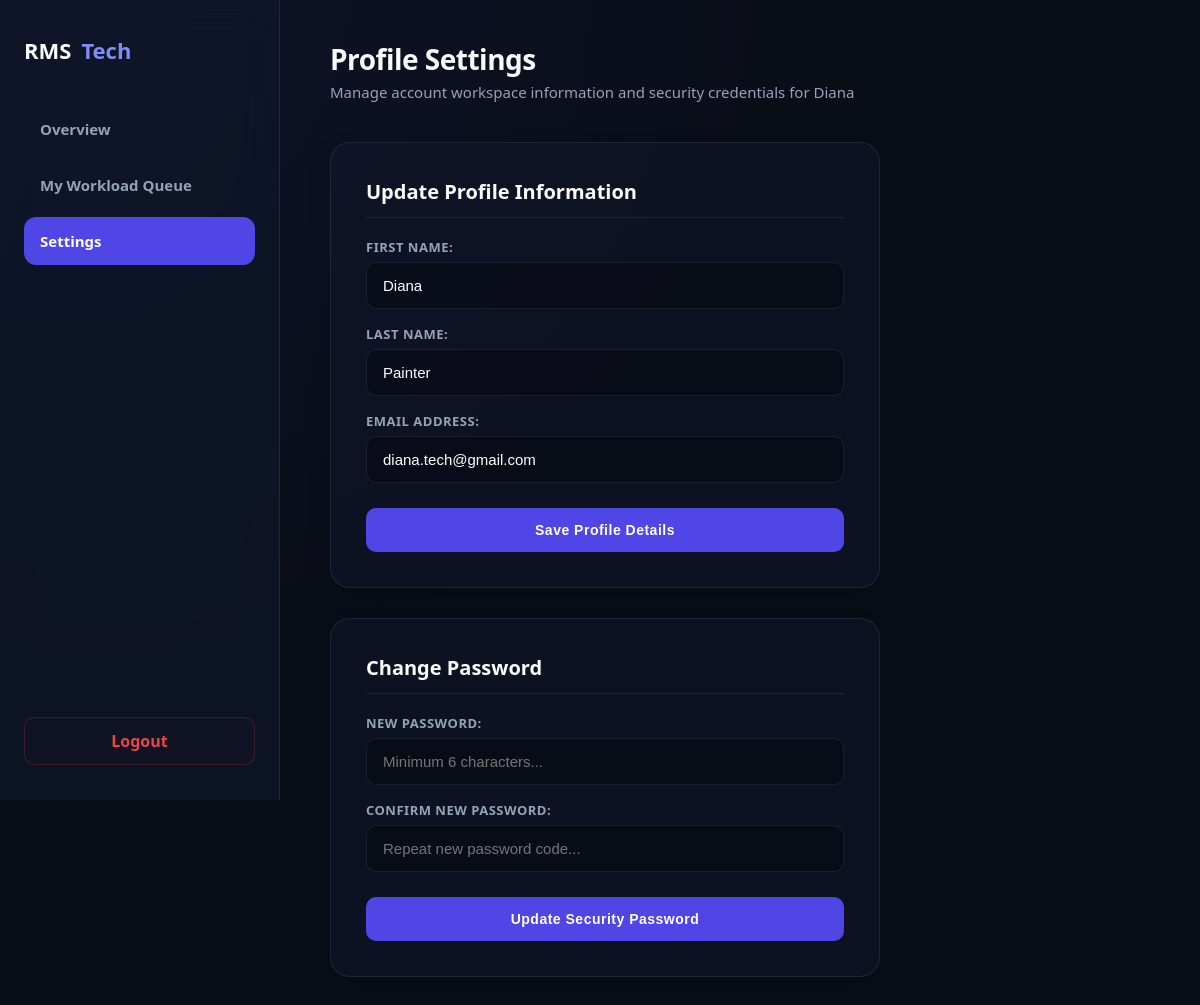
/technician/profile_settings.php (signed in), run on the app's committed database.
### tables this page shows
CREATE TABLE `technicians` (
  `id` int(11) NOT NULL,
  `first_name` varchar(50) NOT NULL,
  `last_name` varchar(50) NOT NULL,
  `email` varchar(100) NOT NULL,
  `password` varchar(255) NOT NULL,
  `availability_status` varchar(50) DEFAULT 'Available'
);

### technician/profile_settings.php (the view, shortened to what this page needs)
<?php
include "../config/db.php";
$tech_id = $_SESSION['user_id'];
$tech_profile = $conn->query("SELECT * FROM technicians WHERE id='$tech_id'")->fetch_assoc();
$first = $tech_profile['first_name'] ?? $tech_profile['firstname'] ?? '';
$last = $tech_profile['last_name'] ?? $tech_profile['lastname'] ?? '';
$email_val = $tech_profile['email'] ?? '';
if (!empty($first)) {
    $tech_name = htmlspecialchars(ucfirst(trim($first)));
} else {
    $tech_name = 'Technician';
}
?>
<!DOCTYPE html>
<html lang="en">
<head>
</head>
<body>
    <nav class="sidebar">
        <div>
            <a href="dashboard.php" class="sidebar-brand">RMS <span>Tech</span></a>
            <div class="menu">
                <a href="dashboard.php" class="menu-link">Overview</a>
                <a href="dashboard.php" class="menu-link">My Workload Queue</a>
                <a href="profile_settings.php" class="menu-link active">Settings</a>
            </div>
        </div>
        <div class="sidebar-footer" style="width:100%;">
            <a href="../auth/logout.php">Logout</a>
        </div>
    </nav>
    <main class="main">
        <div class="topbar">
            <div class="welcome">
                <h1>Profile Settings</h1>
                <p>Manage account workspace information and security credentials for <?php echo $tech_name; ?></p>
            </div>
        </div>
        <div class="settings-container">
            <div class="settings-card">
                <h2>Update Profile Information</h2>
                <form method="POST" action="profile_settings.php">
                    <label for="first_name">First Name:</label>
                    <input type="text" id="first_name" name="first_name" value="<?php echo htmlspecialchars($first); ?>" required>
                    <label for="last_name">Last Name:</label>
                    <input type="text" id="last_name" name="last_name" value="<?php echo htmlspecialchars($last); ?>" required>
                    <label for="email">Email Address:</label>
                    <input type="email" id="email" name="email" value="<?php echo htmlspecialchars($email_val); ?>" required>
                    <button type="submit">Save Profile Details</button>
                </form>
            </div>
            <div class="settings-card">
                <h2>Change Password</h2>
                <form method="POST" action="profile_settings.php">
                    <label for="new_password">New Password:</label>
                    <input type="password" id="new_password" name="new_password" placeholder="Minimum 6 characters..." required>
                    <label for="confirm_password">Confirm New Password:</label>
                    <input type="password" id="confirm_password" name="confirm_password" placeholder="Repeat new password code..." required>
                    <button type="submit">Update Security Password</button>
                </form>
            </div>
        </div>
    </main>
</body>
</html>

### technician/profile_settings.php (style rules this page uses)
:root { --primary: #4f46e5; --primary-hover: #6366f1; --dark-bg: #090d16; --card-surface: rgba(15, 23, 42, 0.6); --text-main: #f8fafc; --text-muted: #94a3b8; --border-color: rgba(255, 255, 255, 0.08); --transition: all 0.3s cubic-bezier(0.4, 0, 0.2, 1); }
* { margin: 0; padding: 0; box-sizing: border-box; }
body { font-family: system-ui, -apple-system, BlinkMacSystemFont, sans-serif; background: var(--dark-bg); background-image: radial-gradient(at 0% 0%, rgba(79, 70, 229, 0.1) 0px, transparent 50%); color: var(--text-main); display: flex; min-height: 100vh; }
.sidebar { width: 280px; background: rgba(15, 23, 42, 0.7); backdrop-filter: blur(20px); border-right: 1px solid var(--border-color); display: flex; flex-direction: column; justify-content: space-between; padding: 35px 24px; position: fixed; height: 100vh; left: 0; top: 0; z-index: 100; }
.sidebar-brand { font-size: 22px; font-weight: 800; display: flex; align-items: center; gap: 10px; color: white; text-decoration: none; }
.sidebar-brand span { color: #818cf8; }
.menu { display: flex; flex-direction: column; gap: 8px; margin-top: 40px; flex-grow: 1; }
.menu-link { display: flex; align-items: center; gap: 12px; color: #94a3b8; text-decoration: none; padding: 14px 16px; font-weight: 600; font-size: 15px; border-radius: 12px; cursor: pointer; transition: var(--transition); }
.menu-link:hover, .menu-link.active { background: rgba(255, 255, 255, 0.05); color: white; }
.menu-link.active { background: var(--primary); color: white; }
.sidebar-footer a { display: block; text-align: center; text-decoration: none; padding: 12px; border-radius: 10px; color: #ef4444; border: 1px solid rgba(239, 68, 68, 0.2); background: rgba(239, 68, 68, 0.02); font-weight: 700; }
.main { margin-left: 280px; width: 100%; padding: 40px 50px; }
.topbar { display: flex; justify-content: space-between; align-items: center; margin-bottom: 40px; }
.welcome h1 { font-size: 28px; font-weight: 800; letter-spacing: -0.5px; margin-bottom: 4px; }
.welcome p { color: var(--text-muted); font-size: 15px; }
.settings-container { display: flex; flex-direction: column; gap: 30px; max-width: 550px; }
.settings-card { background: var(--card-surface); border: 1px solid var(--border-color); padding: 35px; border-radius: 20px; box-shadow: 0 10px 30px -10px rgba(0,0,0,0.3); }
.settings-card h2 { font-size: 20px; font-weight: 700; margin-bottom: 20px; color: white; border-bottom: 1px solid var(--border-color); padding-bottom: 12px; }
label { display: block; margin-top: 16px; font-weight: 700; font-size: 13px; color: var(--text-muted); text-transform: uppercase; letter-spacing: 0.5px; }
input[type="text"], input[type="email"], input[type="password"] { background: rgba(0, 0, 0, 0.3); border: 1px solid var(--border-color); padding: 14px 16px; color: white; border-radius: 10px; outline: none; width: 100%; margin-top: 6px; display: block; font-size: 15px; transition: var(--transition); }
button { padding: 14px 24px; border: none; border-radius: 10px; background: var(--primary); color: white; font-weight: 700; cursor: pointer; margin-top: 25px; width: 100%; font-size: 14px; letter-spacing: 0.5px; transition: var(--transition); }

### data on the page
technicians: first_name "Diana", last_name "Painter", email "diana.tech@gmail.com"
